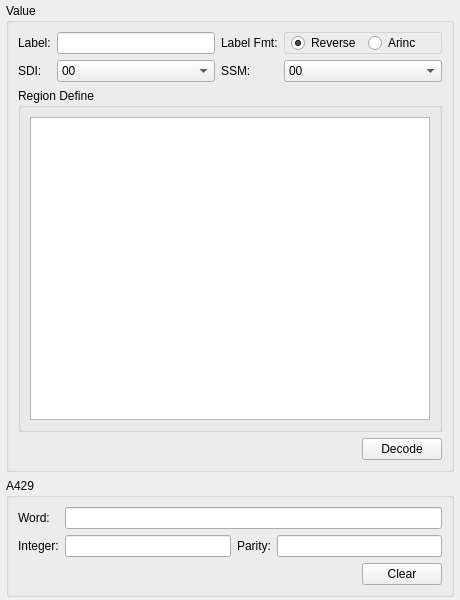
<?xml version="1.0" encoding="UTF-8"?>
<ui version="4.0">
 <class>Value2A429</class>
 <widget class="QWidget" name="Value2A429">
  <property name="geometry">
   <rect>
    <x>0</x>
    <y>0</y>
    <width>460</width>
    <height>600</height>
   </rect>
  </property>
  <property name="windowTitle">
   <string>Form</string>
  </property>
  <layout class="QGridLayout" name="gridLayout_5">
   <property name="leftMargin">
    <number>6</number>
   </property>
   <property name="topMargin">
    <number>3</number>
   </property>
   <property name="rightMargin">
    <number>6</number>
   </property>
   <property name="bottomMargin">
    <number>3</number>
   </property>
   <item row="0" column="0">
    <widget class="QGroupBox" name="groupBox_2">
     <property name="title">
      <string>Value</string>
     </property>
     <layout class="QGridLayout" name="gridLayout_2">
      <item row="0" column="0">
       <widget class="QLabel" name="label">
        <property name="sizePolicy">
         <sizepolicy hsizetype="Fixed" vsizetype="Preferred">
          <horstretch>0</horstretch>
          <verstretch>0</verstretch>
         </sizepolicy>
        </property>
        <property name="text">
         <string>Label:</string>
        </property>
       </widget>
      </item>
      <item row="0" column="1">
       <widget class="QLineEdit" name="lineEditValueLabel">
        <property name="sizePolicy">
         <sizepolicy hsizetype="Preferred" vsizetype="Fixed">
          <horstretch>0</horstretch>
          <verstretch>0</verstretch>
         </sizepolicy>
        </property>
       </widget>
      </item>
      <item row="0" column="2">
       <widget class="QLabel" name="label_2">
        <property name="sizePolicy">
         <sizepolicy hsizetype="Fixed" vsizetype="Preferred">
          <horstretch>0</horstretch>
          <verstretch>0</verstretch>
         </sizepolicy>
        </property>
        <property name="text">
         <string>Label Fmt:</string>
        </property>
       </widget>
      </item>
      <item row="1" column="0">
       <widget class="QLabel" name="label_3">
        <property name="sizePolicy">
         <sizepolicy hsizetype="Fixed" vsizetype="Preferred">
          <horstretch>0</horstretch>
          <verstretch>0</verstretch>
         </sizepolicy>
        </property>
        <property name="text">
         <string>SDI:</string>
        </property>
       </widget>
      </item>
      <item row="1" column="1">
       <widget class="QComboBox" name="comboBoxValueSDI">
        <item>
         <property name="text">
          <string>00</string>
         </property>
        </item>
        <item>
         <property name="text">
          <string>01</string>
         </property>
        </item>
        <item>
         <property name="text">
          <string>10</string>
         </property>
        </item>
        <item>
         <property name="text">
          <string>11</string>
         </property>
        </item>
       </widget>
      </item>
      <item row="1" column="2">
       <widget class="QLabel" name="label_4">
        <property name="sizePolicy">
         <sizepolicy hsizetype="Fixed" vsizetype="Preferred">
          <horstretch>0</horstretch>
          <verstretch>0</verstretch>
         </sizepolicy>
        </property>
        <property name="text">
         <string>SSM:</string>
        </property>
       </widget>
      </item>
      <item row="1" column="3">
       <widget class="QComboBox" name="comboBoxValueSSM">
        <item>
         <property name="text">
          <string>00</string>
         </property>
        </item>
        <item>
         <property name="text">
          <string>01</string>
         </property>
        </item>
        <item>
         <property name="text">
          <string>10</string>
         </property>
        </item>
        <item>
         <property name="text">
          <string>11</string>
         </property>
        </item>
       </widget>
      </item>
      <item row="2" column="0" colspan="4">
       <widget class="QGroupBox" name="groupBox_3">
        <property name="title">
         <string>Region Define</string>
        </property>
        <layout class="QGridLayout" name="gridLayout_3">
         <item row="0" column="0">
          <widget class="A429BitsView" name="tableViewValueRegion">
           <property name="alternatingRowColors">
            <bool>true</bool>
           </property>
           <attribute name="horizontalHeaderDefaultSectionSize">
            <number>70</number>
           </attribute>
           <attribute name="horizontalHeaderStretchLastSection">
            <bool>true</bool>
           </attribute>
           <attribute name="verticalHeaderMinimumSectionSize">
            <number>23</number>
           </attribute>
           <attribute name="verticalHeaderDefaultSectionSize">
            <number>23</number>
           </attribute>
          </widget>
         </item>
        </layout>
       </widget>
      </item>
      <item row="3" column="0" colspan="4">
       <layout class="QHBoxLayout" name="horizontalLayout">
        <item>
         <spacer name="horizontalSpacer">
          <property name="orientation">
           <enum>Qt::Horizontal</enum>
          </property>
          <property name="sizeHint" stdset="0">
           <size>
            <width>40</width>
            <height>20</height>
           </size>
          </property>
         </spacer>
        </item>
        <item>
         <widget class="QPushButton" name="pushButtonValueCalc">
          <property name="text">
           <string>Decode</string>
          </property>
         </widget>
        </item>
       </layout>
      </item>
      <item row="0" column="3">
       <widget class="QFrame" name="frameValueLabelFmt">
        <property name="styleSheet">
         <string notr="true">QFrame{ border: 1px solid lightgray; border-radius: 3px;}</string>
        </property>
        <layout class="QGridLayout" name="gridLayout">
         <property name="leftMargin">
          <number>6</number>
         </property>
         <property name="topMargin">
          <number>0</number>
         </property>
         <property name="rightMargin">
          <number>3</number>
         </property>
         <property name="bottomMargin">
          <number>0</number>
         </property>
         <item row="0" column="0">
          <widget class="QRadioButton" name="radioButtonValueReverse">
           <property name="text">
            <string>Reverse</string>
           </property>
           <property name="checked">
            <bool>true</bool>
           </property>
          </widget>
         </item>
         <item row="0" column="1">
          <widget class="QRadioButton" name="radioButtonValueArinc">
           <property name="text">
            <string>Arinc</string>
           </property>
          </widget>
         </item>
        </layout>
       </widget>
      </item>
     </layout>
    </widget>
   </item>
   <item row="1" column="0">
    <widget class="QGroupBox" name="groupBox_4">
     <property name="title">
      <string>A429</string>
     </property>
     <layout class="QGridLayout" name="gridLayout_4">
      <item row="1" column="0" colspan="2">
       <widget class="QLabel" name="label_6">
        <property name="text">
         <string>Integer:</string>
        </property>
       </widget>
      </item>
      <item row="1" column="2">
       <widget class="QLineEdit" name="lineEditValueInt"/>
      </item>
      <item row="1" column="3">
       <widget class="QLabel" name="label_7">
        <property name="text">
         <string>Parity:</string>
        </property>
       </widget>
      </item>
      <item row="1" column="4">
       <widget class="QLineEdit" name="lineEditValueParity"/>
      </item>
      <item row="2" column="0" colspan="5">
       <layout class="QHBoxLayout" name="horizontalLayout_2">
        <item>
         <spacer name="horizontalSpacer_2">
          <property name="orientation">
           <enum>Qt::Horizontal</enum>
          </property>
          <property name="sizeHint" stdset="0">
           <size>
            <width>40</width>
            <height>20</height>
           </size>
          </property>
         </spacer>
        </item>
        <item>
         <widget class="QPushButton" name="pushButtonValueClear">
          <property name="text">
           <string>Clear</string>
          </property>
         </widget>
        </item>
       </layout>
      </item>
      <item row="0" column="2" colspan="3">
       <widget class="QLineEdit" name="lineEditValueWord"/>
      </item>
      <item row="0" column="0" colspan="2">
       <widget class="QLabel" name="label_5">
        <property name="text">
         <string>Word:</string>
        </property>
       </widget>
      </item>
     </layout>
    </widget>
   </item>
  </layout>
 </widget>
 <customwidgets>
  <customwidget>
   <class>A429BitsView</class>
   <extends>QTableView</extends>
   <header location="global">view/a429bitsview.h</header>
  </customwidget>
 </customwidgets>
 <resources/>
 <connections/>
</ui>
